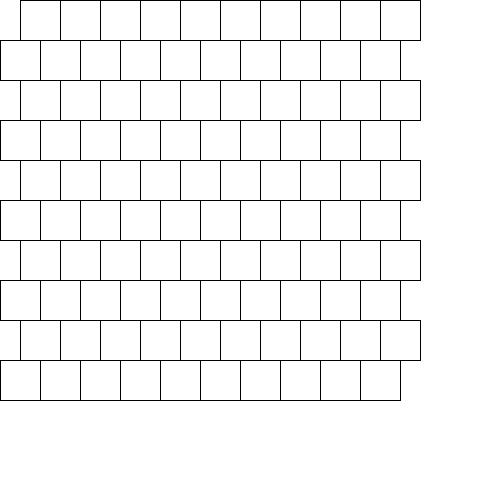
Frame 1 (no input)
Frame 60 (the mouse pressed at the canvas centre just before this capture): identical to frame 1, image omitted
Frame 120 (the mouse held since frame 60 and released just before this capture): identical to frame 1, image omitted

The Processing sketch that drew this single still picture (run headless with seeded random() and noise(); from frame 60 on, the mouse is pressed at the canvas centre):

// Processing sketch: H09OPDR7
// ── H09OPDR7.pde
void setup() {
  size(500, 500);
  background(255, 255, 255);
}


void draw() {
  for (int i=0; i<10; i++) {
    for (int j=0; j<10; j++) {
      if ((j) % 2 == 0){
        rect(i*40+20, j*40, 40, 40);
        }
else{
      rect(i*40, j*40, 40, 40);
}
    }
  }
}
